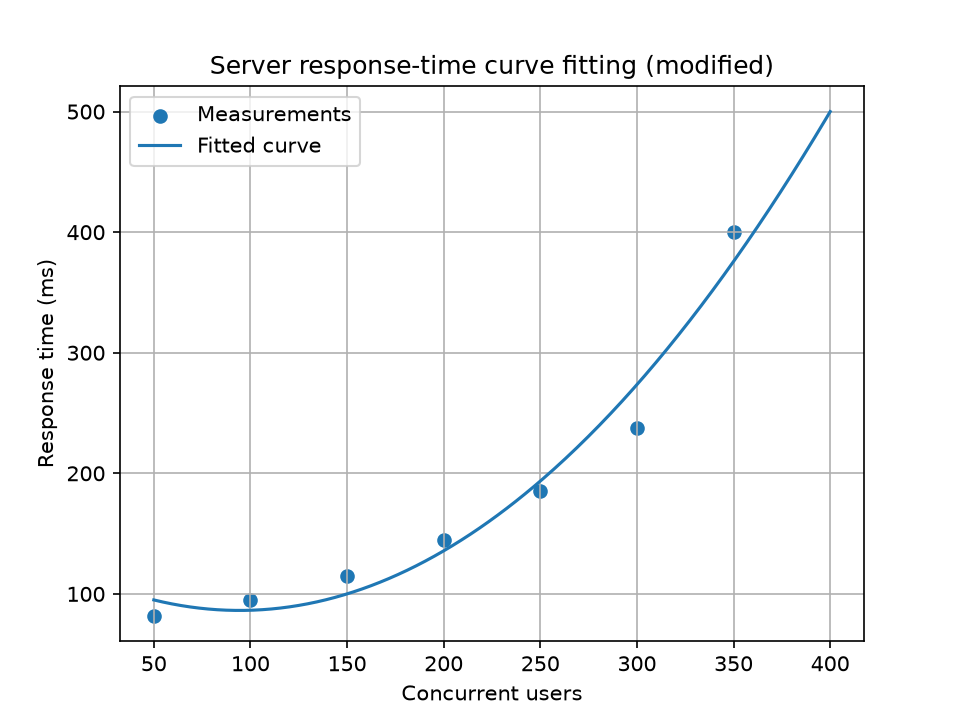

Source code (Python):
from pathlib import Path

import numpy as np
from scipy.optimize import curve_fit
import matplotlib.pyplot as plt

# ---- THE ONE CHANGED PARAMETER -------------------------------------------
# Original program used 305 ms at 350 users. Here it is 400 ms.
RESPONSE_AT_350 = 400.0
# --------------------------------------------------------------------------

# Concurrent users and measured server response time (milliseconds)
users = np.array([50, 100, 150, 200, 250, 300, 350], dtype=float)
response_ms = np.array([82, 95, 115, 145, 185, 238, RESPONSE_AT_350], dtype=float)

# A simple quadratic model for increasing delay
def model(x, a, b, c):
    return a*x**2 + b*x + c

parameters, covariance = curve_fit(model, users, response_ms)
a, b, c = parameters
predicted = model(users, a, b, c)
rmse = np.sqrt(np.mean((response_ms - predicted)**2))

print(f"Fitted model: y = {a:.6f}x^2 + {b:.4f}x + {c:.2f}")
print(f"RMSE: {rmse:.2f} ms")
print(f"Predicted response at 400 users: {model(400, a, b, c):.2f} ms")

x_plot = np.linspace(users.min(), 400, 300)
plt.scatter(users, response_ms, label="Measurements")
plt.plot(x_plot, model(x_plot, a, b, c), label="Fitted curve")
plt.xlabel("Concurrent users")
plt.ylabel("Response time (ms)")
plt.title("Server response-time curve fitting (modified)")
plt.legend()
plt.grid(True)
plt.savefig(Path(__file__).with_name("Task_14_modified_parameter.png"), dpi=150)
plt.show()
